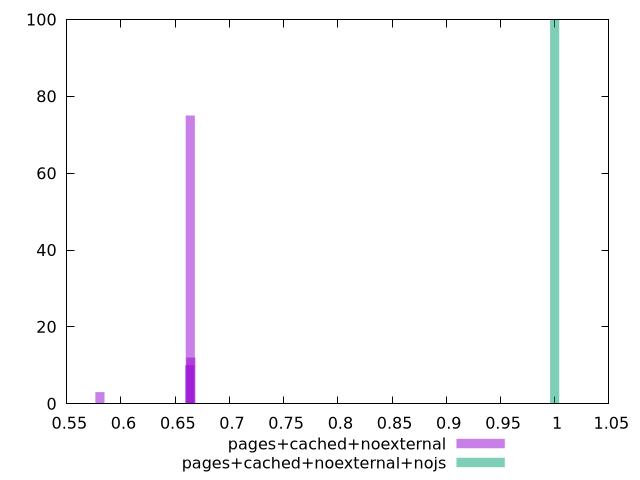

Recreate this plot in gnuplot.
$_pagesCachedNoexternal <<EOF
0.663351037161853 10
0.6638807292330496 75
0.580542510031454 3
0.6644104213042462 12
EOF
$_pagesCachedNoexternalNojs <<EOF
1 100
EOF
set key outside below
set terminal pngcairo
set output "report_00005_2020-11-02T22-26-11.212Z/uses-rel-preload/uses-rel-preload_pages+cached+noexternal_pages+cached+noexternal+nojs+hist.png"
set boxwidth 0.00838914979937092
set style fill transparent solid 0.5 noborder
set yrange [0:100]
plot $_pagesCachedNoexternal title "pages+cached+noexternal" with boxes ,$_pagesCachedNoexternalNojs title "pages+cached+noexternal+nojs" with boxes ,
